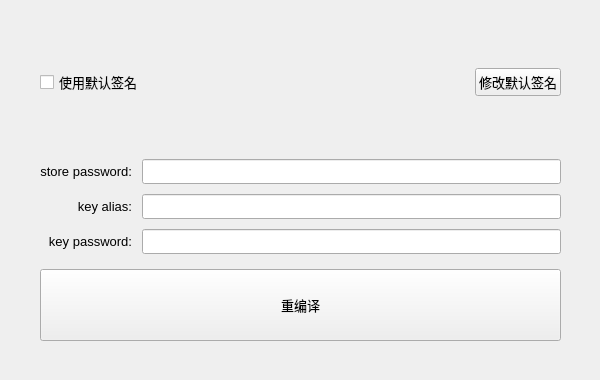
<?xml version="1.0" encoding="UTF-8"?>
<ui version="4.0">
 <class>repackage_widget</class>
 <widget class="QWidget" name="repackage_widget">
  <property name="geometry">
   <rect>
    <x>0</x>
    <y>0</y>
    <width>600</width>
    <height>380</height>
   </rect>
  </property>
  <property name="windowTitle">
   <string>Form</string>
  </property>
  <widget class="QWidget" name="verticalLayoutWidget">
   <property name="geometry">
    <rect>
     <x>0</x>
     <y>0</y>
     <width>601</width>
     <height>381</height>
    </rect>
   </property>
   <layout class="QVBoxLayout" name="verticalLayout" stretch="2,2,2,4,3">
    <property name="spacing">
     <number>15</number>
    </property>
    <property name="leftMargin">
     <number>40</number>
    </property>
    <property name="topMargin">
     <number>20</number>
    </property>
    <property name="rightMargin">
     <number>40</number>
    </property>
    <property name="bottomMargin">
     <number>40</number>
    </property>
    <item>
     <layout class="QHBoxLayout" name="choose_repack_path_layout" stretch=""/>
    </item>
    <item>
     <layout class="QGridLayout" name="gridLayout">
      <item row="0" column="1">
       <widget class="QPushButton" name="reset_default_keystore_btn">
        <property name="sizePolicy">
         <sizepolicy hsizetype="Fixed" vsizetype="Fixed">
          <horstretch>0</horstretch>
          <verstretch>0</verstretch>
         </sizepolicy>
        </property>
        <property name="font">
         <font>
          <pointsize>10</pointsize>
         </font>
        </property>
        <property name="text">
         <string>修改默认签名</string>
        </property>
       </widget>
      </item>
      <item row="0" column="0">
       <widget class="QCheckBox" name="use_default_keystore_check">
        <property name="sizePolicy">
         <sizepolicy hsizetype="Preferred" vsizetype="Preferred">
          <horstretch>0</horstretch>
          <verstretch>0</verstretch>
         </sizepolicy>
        </property>
        <property name="font">
         <font>
          <pointsize>10</pointsize>
         </font>
        </property>
        <property name="text">
         <string>使用默认签名</string>
        </property>
       </widget>
      </item>
     </layout>
    </item>
    <item>
     <layout class="QHBoxLayout" name="choose_keystore_path_layout" stretch=""/>
    </item>
    <item>
     <layout class="QGridLayout" name="gridLayout_3">
      <property name="spacing">
       <number>10</number>
      </property>
      <item row="0" column="2">
       <widget class="QLineEdit" name="store_pwd_edt">
        <property name="sizePolicy">
         <sizepolicy hsizetype="Preferred" vsizetype="Preferred">
          <horstretch>0</horstretch>
          <verstretch>0</verstretch>
         </sizepolicy>
        </property>
       </widget>
      </item>
      <item row="0" column="1">
       <widget class="QLabel" name="store_pwd_label">
        <property name="sizePolicy">
         <sizepolicy hsizetype="Fixed" vsizetype="Preferred">
          <horstretch>0</horstretch>
          <verstretch>0</verstretch>
         </sizepolicy>
        </property>
        <property name="font">
         <font>
          <pointsize>10</pointsize>
         </font>
        </property>
        <property name="text">
         <string>store password:</string>
        </property>
        <property name="alignment">
         <set>Qt::AlignRight|Qt::AlignTrailing|Qt::AlignVCenter</set>
        </property>
       </widget>
      </item>
      <item row="2" column="2">
       <widget class="QLineEdit" name="key_pwd_edt">
        <property name="sizePolicy">
         <sizepolicy hsizetype="Preferred" vsizetype="Preferred">
          <horstretch>0</horstretch>
          <verstretch>0</verstretch>
         </sizepolicy>
        </property>
       </widget>
      </item>
      <item row="1" column="2">
       <widget class="QLineEdit" name="key_alias_edt">
        <property name="sizePolicy">
         <sizepolicy hsizetype="Preferred" vsizetype="Preferred">
          <horstretch>0</horstretch>
          <verstretch>0</verstretch>
         </sizepolicy>
        </property>
       </widget>
      </item>
      <item row="1" column="1">
       <widget class="QLabel" name="key_alias_label">
        <property name="font">
         <font>
          <pointsize>10</pointsize>
         </font>
        </property>
        <property name="text">
         <string>key alias:</string>
        </property>
        <property name="alignment">
         <set>Qt::AlignRight|Qt::AlignTrailing|Qt::AlignVCenter</set>
        </property>
       </widget>
      </item>
      <item row="2" column="1">
       <widget class="QLabel" name="key_pwd_label">
        <property name="font">
         <font>
          <pointsize>10</pointsize>
         </font>
        </property>
        <property name="text">
         <string>key password:</string>
        </property>
        <property name="alignment">
         <set>Qt::AlignRight|Qt::AlignTrailing|Qt::AlignVCenter</set>
        </property>
       </widget>
      </item>
     </layout>
    </item>
    <item>
     <widget class="QPushButton" name="reapckage_btn">
      <property name="sizePolicy">
       <sizepolicy hsizetype="Preferred" vsizetype="Preferred">
        <horstretch>0</horstretch>
        <verstretch>0</verstretch>
       </sizepolicy>
      </property>
      <property name="font">
       <font>
        <pointsize>10</pointsize>
       </font>
      </property>
      <property name="text">
       <string>重编译</string>
      </property>
     </widget>
    </item>
   </layout>
  </widget>
 </widget>
 <resources/>
 <connections/>
</ui>
